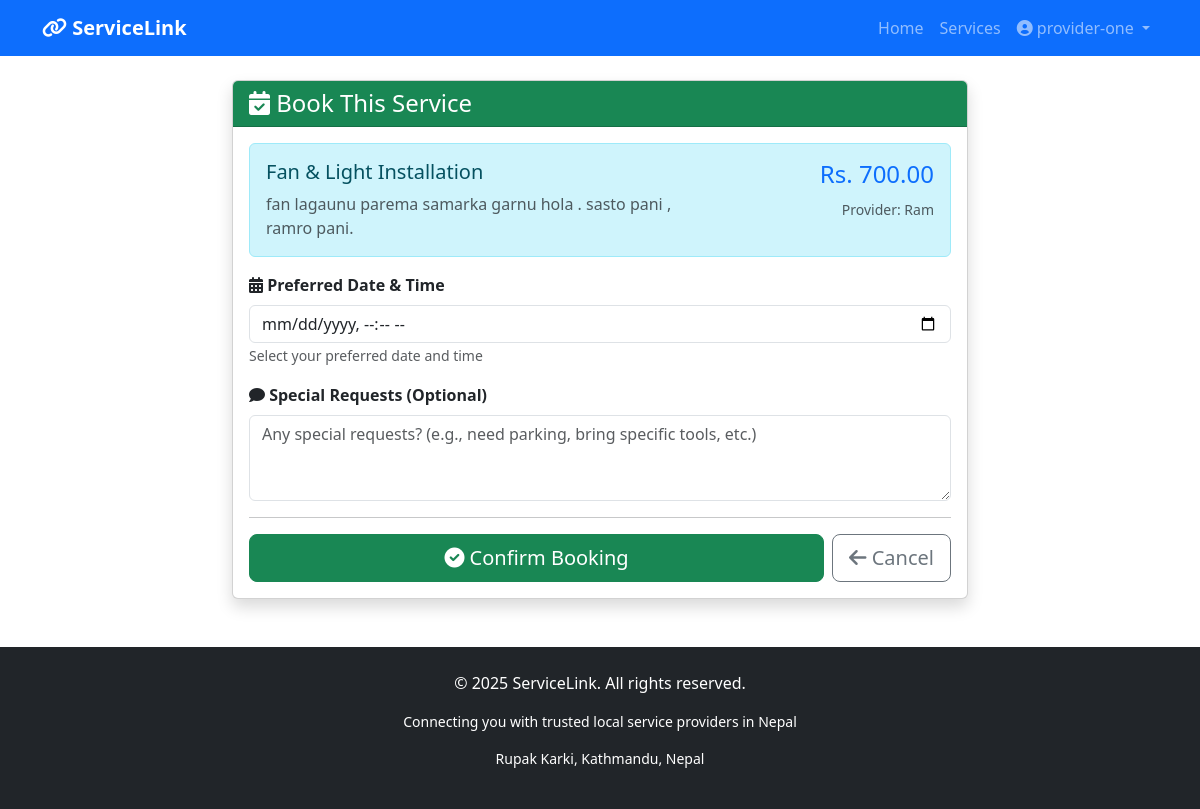
The page /services/5/book/ (signed in) on the database as committed earlier.
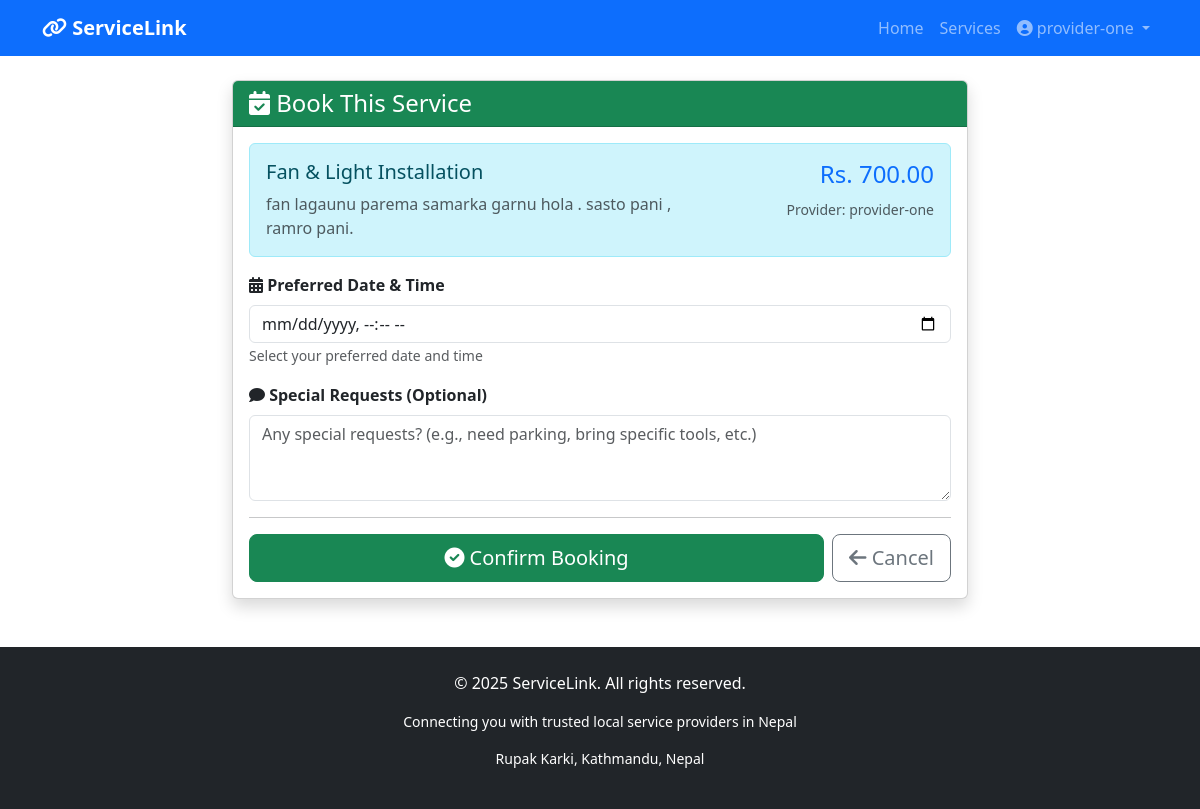
The same page on the database as committed later.
### services/models.py (models this page shows, shortened)
class Service(models.Model):
    title = models.CharField(max_length=200)
    description = models.TextField()
    price = models.DecimalField(max_digits=10, decimal_places=2)
    category = models.ForeignKey(Category, on_delete=models.CASCADE)
    provider = models.ForeignKey(User, on_delete=models.CASCADE, related_name='services')
    image = models.ImageField(upload_to='services/', blank=True, null=True)
    location = models.CharField(max_length=200, blank=True)
    is_available = models.BooleanField(default=True)
    created_at = models.DateTimeField(auto_now_add=True)

### services/views.py (the view)
# urls.py: path('<int:pk>/book/', views.book_service, name='book_service'),
@login_required
def book_service(request, pk):
    service = get_object_or_404(Service, pk=pk, is_available=True)
    if request.method == 'POST':
        form = BookingForm(request.POST)
        if form.is_valid():
            booking = form.save(commit=False)
            booking.service = service
            booking.customer = request.user
            booking.save()
            messages.success(request, f'Your booking for "{service.title}" has been submitted! Provider will confirm soon.')
            return redirect('my_bookings')
    else:
        form = BookingForm()
    return render(request, 'services/book_service.html', {
        'form': form,
        'service': service
    })

### services/forms.py
class BookingForm(forms.ModelForm):
    class Meta:
        model = Booking
        fields = ['booking_date', 'special_requests']
        widgets = {
            'booking_date': forms.DateTimeInput(attrs={
                'type': 'datetime-local',
                'class': 'form-control'
            }),
            'special_requests': forms.Textarea(attrs={
                'class': 'form-control',
                'rows': 3,
                'placeholder': 'Any special requests? (e.g., need parking, bring specific tools, etc.)'
            }),
        }
        labels = {
            'booking_date': 'Preferred Date & Time',
            'special_requests': 'Special Requests (Optional)'
        }

### services/templates/services/book_service.html (shortened to what this page needs)
{% extends 'base.html' %}
{% block content %}
<div class="container mt-4 mb-5">
    <div class="row">
        <div class="col-md-8 mx-auto">
            <div class="card shadow">
                <div class="card-header bg-success text-white">
                    <h4 class="mb-0"><i class="fas fa-calendar-check"></i> Book This Service</h4>
                </div>
                <div class="card-body">
                    <div class="alert alert-info">
                        <div class="row">
                            <div class="col-md-8">
                                <h5>{{ service.title }}</h5>
                                <p class="mb-0 text-muted">{{ service.description|truncatewords:20 }}</p>
                            </div>
                            <div class="col-md-4 text-end">
                                <h4 class="text-primary">Rs. {{ service.price }}</h4>
                                <small class="text-muted">Provider: {{ service.provider.username }}</small>
                            </div>
                        </div>
                    </div>
                    <form method="post">
                        <div class="mb-3">
                            <label for="{{ form.booking_date.id_for_label }}" class="form-label fw-bold">
                                <i class="fas fa-calendar-alt"></i> {{ form.booking_date.label }}
                            </label>
                            {{ form.booking_date }}
                            <small class="text-muted">Select your preferred date and time</small>
                        </div>
                        <div class="mb-3">
                            <label for="{{ form.special_requests.id_for_label }}" class="form-label fw-bold">
                                <i class="fas fa-comment"></i> {{ form.special_requests.label }}
                            </label>
                            {{ form.special_requests }}
                        </div>
                        <hr>
                        <div class="d-flex gap-2">
                            <button type="submit" class="btn btn-success btn-lg flex-grow-1">
                                <i class="fas fa-check-circle"></i> Confirm Booking
                            </button>
                            <a href="{% url 'service_detail' service.id %}" class="btn btn-outline-secondary btn-lg">
                                <i class="fas fa-arrow-left"></i> Cancel
                            </a>
                        </div>
                    </form>
                </div>
            </div>
        </div>
    </div>
</div>
{% endblock %}

Rows that differ between the two databases and show on the page:
changed Service "Fan & Light Installation": provider.username "Ram" → "provider-one"
